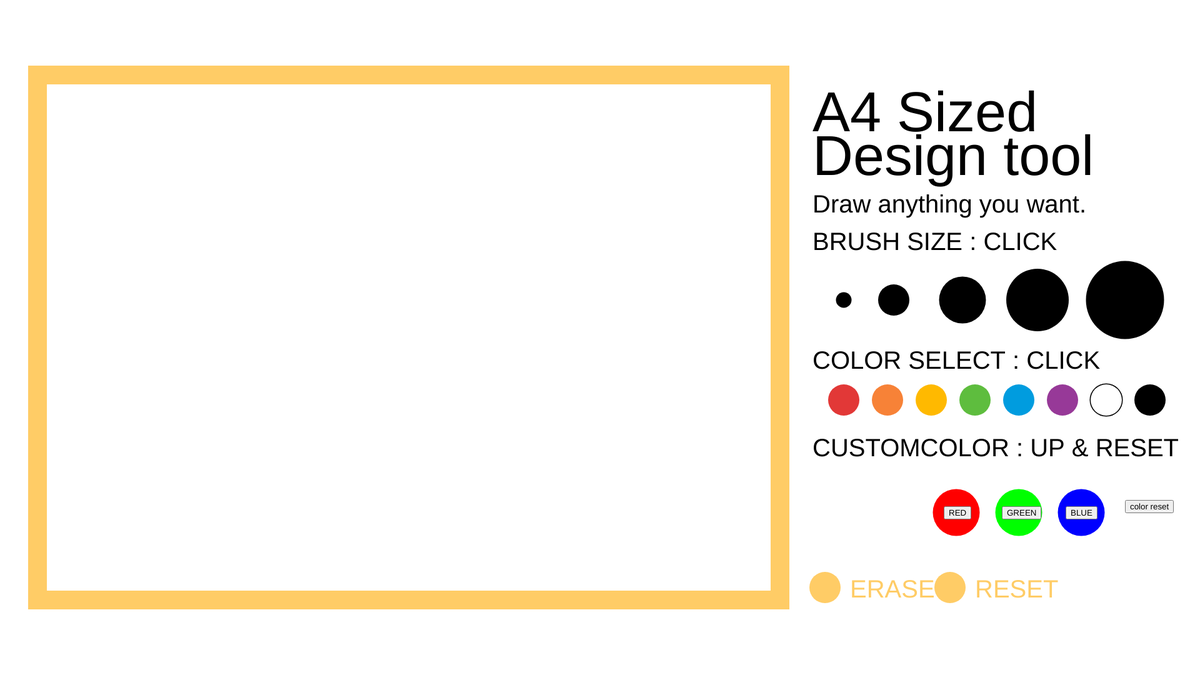
Frame 1 (no input)
Frame 60 (no input): identical to frame 1, image omitted
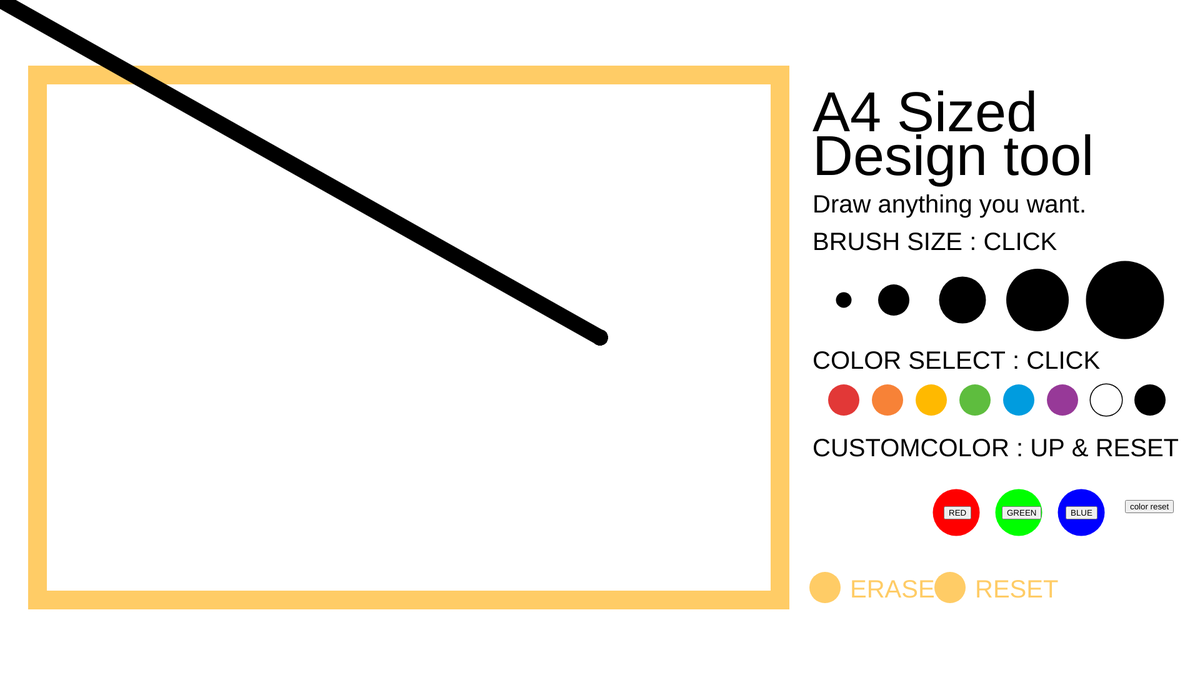
Frame 120 (the mouse pressed at the canvas centre since frame 60)

The p5.js sketch that drew these frames (run headless with seeded random() and noise() and a simulated clock; from frame 60 on, the mouse is pressed at the canvas centre):

// p5.js sketch
// ── sketch.js
var colorbar = [[226,56,55], [247,130,55], [255,185,0], [94,189,62], [0,156,223], [151,57,152], [255,255,255], [0,0,0]];
var redbar;
var greenbar;
var bluebar;

function setup() {
  createCanvas(1920,  1080);
  backgroundimage();
  stroke(0);
  strokeWeight(25);
  frameRate(10000);
  customcolorbutton();
  redbar=0;
  greenbar=0;
  bluebar=0;
  
}

function draw(){
  if(mouseIsPressed){
    if((mouseX<=60+1188)&&(mouseX>60)&&(mouseY<=120+840)&&(mouseY>120)){
    line(mouseX, mouseY, pmouseX, pmouseY);
  }
  }
}
  

function mousePressed(){
  
  //BRUSHSIZE CHECK
  if(dist(mouseX, mouseY, 1350, 480)<12.5){
     strokeWeight(25);
}else if(dist(mouseX, mouseY, 1430, 480)<25){
     strokeWeight(50);
}else if(dist(mouseX, mouseY, 1540, 480)<37.5){
     strokeWeight(75);
}else if(dist(mouseX, mouseY, 1660, 480)<50){
     strokeWeight(100);
}else if(dist(mouseX, mouseY, 1800, 480)<62.5){
     strokeWeight(125);
}

  //COLORSELECT
  var tmp=0;
  while(tmp<8){
    if(dist(mouseX, mouseY, 1350+tmp*70, 640)<25){
      stroke(colorbar[tmp]);
      break;}
    tmp++;
  }
  
  //CUSTOMCOLOR
  if(dist(mouseX, mouseY, 1380,820)<62.5){
    stroke(redbar,greenbar,bluebar);
  }
  
  //ERASEANDRESET
  if(dist(mouseX, mouseY, 1320, 940)<25){
    stroke(255);
  }else if(dist(mouseX, mouseY, 1520, 940)<25){
        background(255);
        backgroundimage();
  }
}

function customcolorbutton(){
  
  greenbutton = createButton('GREEN');
  greenbutton.position(1603,810);
  greenbutton.mousePressed(change_g_bar);
  redbutton = createButton("RED");
  redbutton.position(1510,810);
  redbutton.mousePressed(changerbar);
  bluebutton = createButton('BLUE');
  bluebutton.position(1705,810);
  bluebutton.mousePressed(change_b_bar);
  resetbutton = createButton("color"+"\n"+"reset");
  resetbutton.position(1800,800);
  resetbutton.mousePressed(changeresetbar);
  
}

function changeresetbar(){
  redbar=0;
  greenbar=0;
  bluebar=0;
   fill(redbar,greenbar,bluebar);
  noStroke();
  ellipse(1380,820,125,125);
}

function changerbar(){
  redbar+=10;
  fill(redbar,greenbar,bluebar);
  noStroke();
  ellipse(1380,820,125,125);
}

function change_g_bar(){
  greenbar+=10;
  fill(redbar,greenbar,bluebar);
  noStroke();
  ellipse(1380,820,125,125);
}

function change_b_bar(){
  bluebar+=10;
  fill(redbar,greenbar,bluebar);
  noStroke();
  ellipse(1380,820,125,125);
}



function change_r_bar(){
}
  
function showcolor(){
  fill(redbar,greenbar,bluebar);
  noStroke();
  ellipse(1380,820,125,125);
}

function backgroundimage(){
  background(255);
  noFill();
  stroke(255,204,102);
  strokeWeight(30);
  rect(60,120,1188,840);
  
  noStroke();
  fill(0);
  textSize(90);
  text("A4 Sized", 1300, 210);
  text("Design tool", 1300, 280);
  textSize(40);
  text("Draw anything you want.", 1300, 340);
  
  brushbar();
  colorselectbar();
  customcolorbar();
  savebar();
}

function brushbar(){
  text("BRUSH SIZE : CLICK", 1300, 400);
  
  fill(0);
  ellipse(1350, 480, 25, 25);
  ellipse(1430, 480, 50, 50);
  ellipse(1540, 480, 75, 75);
  ellipse(1660, 480, 100, 100);
  ellipse(1800, 480, 125, 125);  
}

function colorselectbar(){
  text("COLOR SELECT : CLICK", 1300, 590);
  var cnt=0;
  while(cnt<8){
    fill(colorbar[cnt]);
    if(cnt==6){
      stroke(0);
      strokeWeight(3);
      ellipse(1350 + cnt*70, 640, 50, 50);
      noStroke();
    }      
    ellipse(1350 + cnt*70, 640, 50, 50);
    cnt++;
  }
}
    
function customcolorbar(){
  text("CUSTOMCOLOR : UP & RESET", 1300, 730);
  //ellipse(1380, 820, 125,125);
  fill(255,0,0);
  ellipse(1530, 820, 75,75);
  fill(0,255,0);
  ellipse(1630, 820, 75, 75);
  fill(0,0,255);
  ellipse(1730, 820, 75, 75);
  
}

function savebar(){
  fill(255,204,102);
  ellipse(1320, 940, 50,50);
  text("ERASE", 1360, 956);
  ellipse(1520, 940, 50, 50);
  text("RESET", 1560, 956);
}
